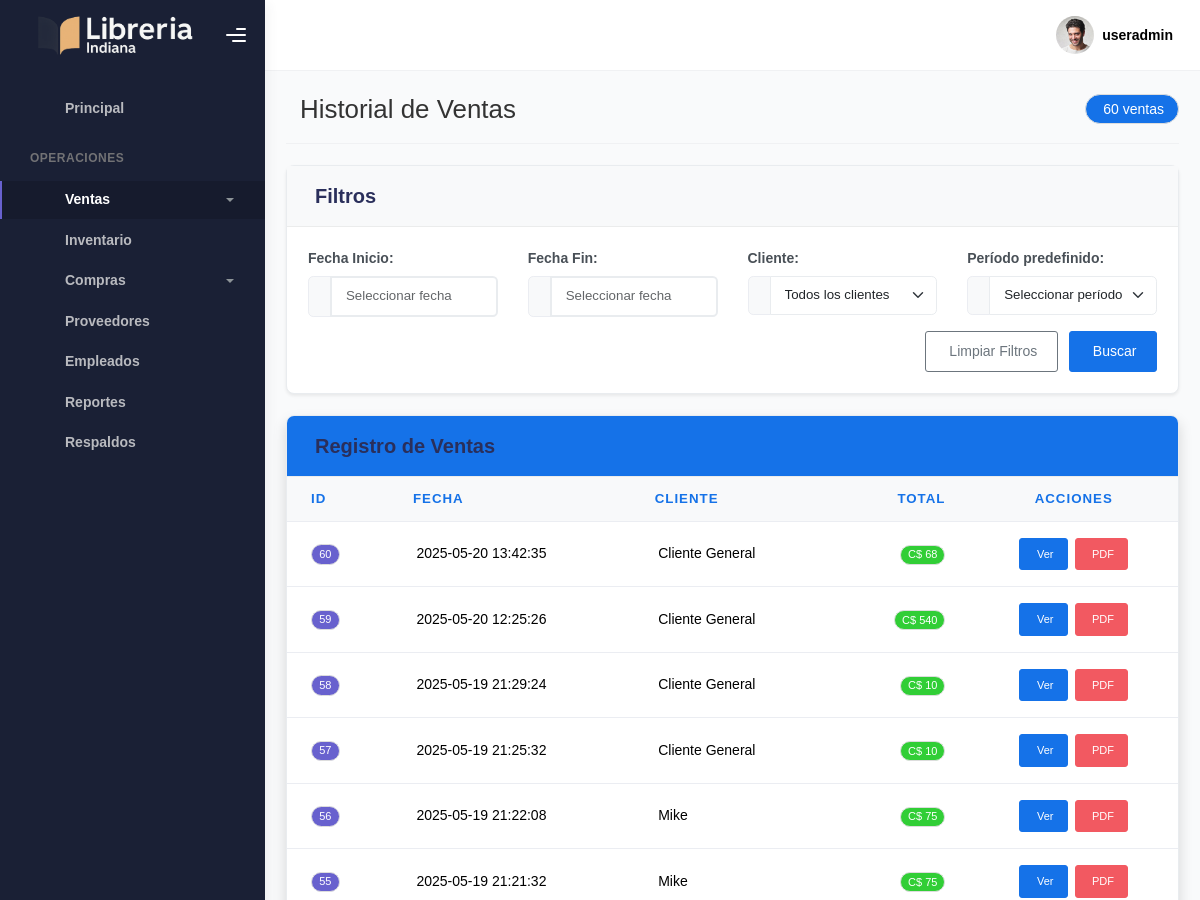
Page /historial (signed in, upper part) on the earlier database version.
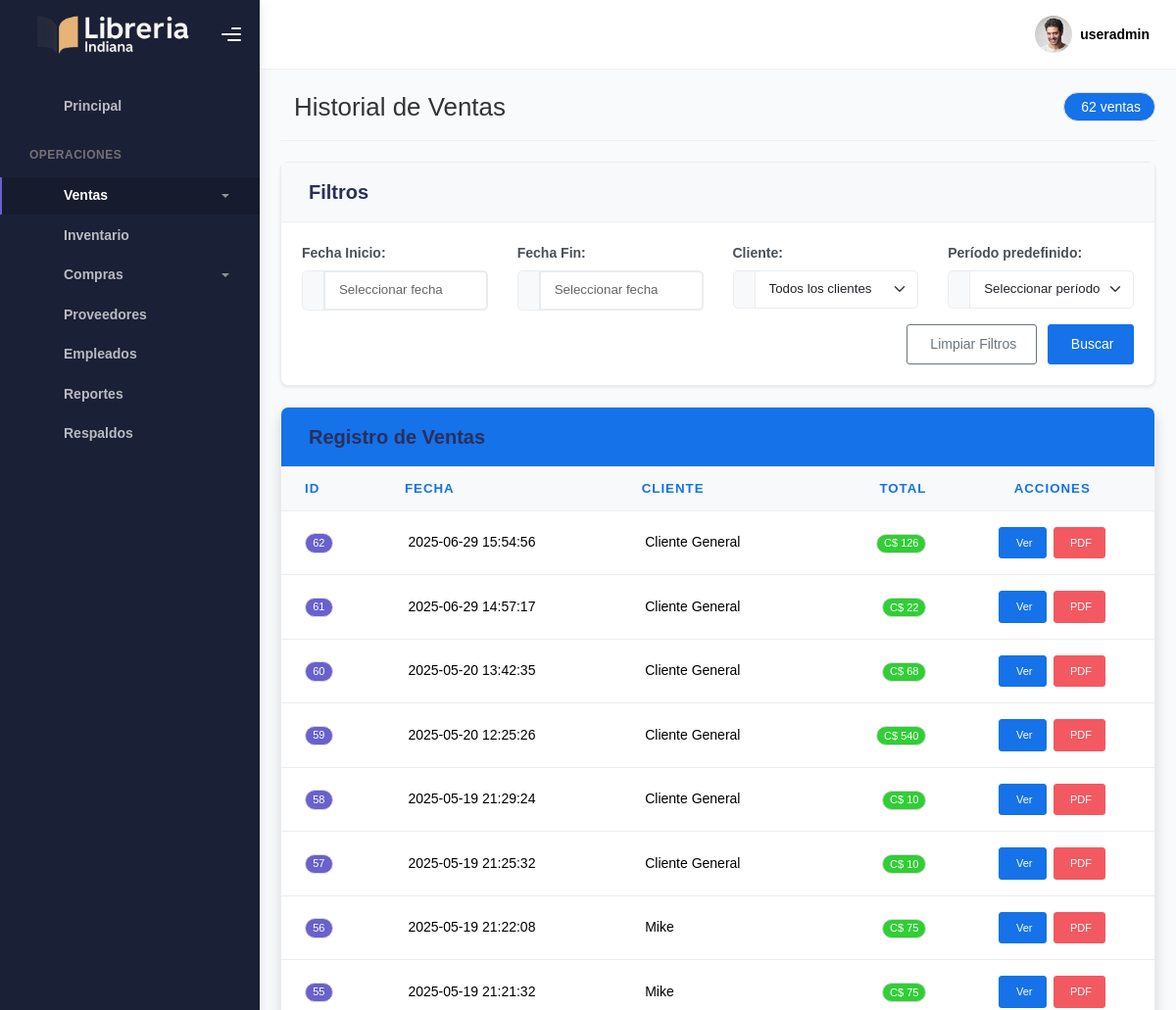
Same page on the later database version.
### tables this page shows
CREATE TABLE Venta (
    IDVenta INTEGER PRIMARY KEY AUTOINCREMENT,
    Fecha DATETIME,
    Total DECIMAL NOT NULL,
    IDEmpleado INTEGER,
    IDCliente INTEGER,
    IDSucursal INTEGER, MetodoPago TEXT, Descuento REAL,
    FOREIGN KEY (IDEmpleado) REFERENCES Empleado(IDEmpleado),
    FOREIGN KEY (IDCliente) REFERENCES Cliente(IDCliente),
    FOREIGN KEY (IDSucursal) REFERENCES Sucursal(IDSucursal)
);

### app/blueprints/ventas/routes.py (the view, shortened to what this page needs)
@ventas_bp.route("/historial", methods=["GET", "POST"])
@role_required(['admin', 'gerente', 'vendedor'])
def historial():
    ventas = obtener_ventas("todas")
    clientes = obtener_clientes()
    return render_template("ventas/ventas.html", ventas=ventas, clientes=clientes)

### app/blueprints/ventas/routes.py (called while the page is built)
def obtener_clientes():
    conexion = get_db_connection()
    cursor = conexion.cursor()
    cursor.execute("SELECT IDCliente, NombreCompleto FROM Cliente ORDER BY NombreCompleto")
    clientes = [{"IDCliente": row[0], "NombreCompleto": row[1]} for row in cursor.fetchall()]
    conexion.close()
    return clientes

### app/utils/__init__.py (called while the page is built)
def role_required(roles):
    def decorator(f):
        @wraps(f)
        def decorated_function(*args, **kwargs):
            if session.get("user_id") is None:
                return redirect(url_for('auth.login'))
            user_role = session.get("role")
            if user_role not in roles and user_role != 'admin':
                abort(403)  # Forbidden
            return f(*args, **kwargs)
        return decorated_function
    return decorator

### app/utils/db.py (called while the page is built)
def get_db_connection():
    conn = sqlite3.connect(current_app.config['DATABASE_PATH'])
    conn.row_factory = sqlite3.Row
    return conn

### app/blueprints/ventas/templates/ventas/ventas.html (shortened to what this page needs)
{% extends "layout.html" %}
{% block style %}
<link rel="stylesheet" href="https://cdn.jsdelivr.net/npm/flatpickr/dist/flatpickr.min.css">
<link rel="stylesheet" href="https://cdn.datatables.net/1.11.5/css/dataTables.bootstrap5.min.css">
{% endblock %}
{% block main %}
<div class="container-fluid">
    <div class="d-flex justify-content-between align-items-center mb-4 pb-3 border-bottom">
        <h2 class="m-0 d-flex align-items-center">
            Historial de Ventas
        </h2>
        <span class="badge bg-primary rounded-pill px-3 py-2 fs-6">
            {{ ventas|length }} ventas
        </span>
    </div>
    <div class="card filter-card shadow-sm mb-4">
        <div class="card-header bg-light">
            <h5 class="card-title mb-0">
                Filtros
            </h5>
        </div>
        <div class="card-body">
            <form id="filtroForm" class="row g-3">
                <div class="col-md-3">
                    <label for="fechaInicio" class="form-label fw-bold">Fecha Inicio:</label>
                    <div class="input-group">
                        <span class="input-group-text bg-light">
                        </span>
                        <input type="text" class="form-control datepicker" id="fechaInicio" placeholder="Seleccionar fecha">
                    </div>
                </div>
                <div class="col-md-3">
                    <label for="fechaFin" class="form-label fw-bold">Fecha Fin:</label>
                    <div class="input-group">
                        <span class="input-group-text bg-light">
                        </span>
                        <input type="text" class="form-control datepicker" id="fechaFin" placeholder="Seleccionar fecha">
                    </div>
                </div>
                <div class="col-md-3">
                    <label for="cliente" class="form-label fw-bold">Cliente:</label>
                    <div class="input-group">
                        <span class="input-group-text bg-light">
                        </span>
                        <select class="form-select" id="cliente">
                            <option value="">Todos los clientes</option>
                        </select>
                    </div>
                </div>
                <div class="col-md-3">
                    <label for="periodo" class="form-label fw-bold">Período predefinido:</label>
                    <div class="input-group">
                        <span class="input-group-text bg-light">
                        </span>
                        <select class="form-select" id="periodo">
                            <option value="">Seleccionar período</option>
                        </select>
                    </div>
                </div>
                <div class="col-12 text-end">
                    <button type="button" id="btnLimpiarFiltros" class="btn btn-outline-secondary me-2">
                        Limpiar Filtros
                    </button>
                    <button type="button" id="btnFiltrar" class="btn btn-primary">
                        Buscar
                    </button>
                </div>
            </form>
        </div>
    </div>
    <div class="card data-card shadow">
        <div class="card-header bg-primary text-white py-3">
            <h5 class="card-title mb-0">
                Registro de Ventas
            </h5>
        </div>
        <div class="card-body p-0">
            <div class="table-responsive">
                <table class="table table-hover mb-0" id="tablaVentas">
                    <thead class="table-light">
                        <tr>
                            <th class="fw-bold text-primary border-bottom">ID</th>
                            <th class="fw-bold text-primary border-bottom">Fecha</th>
                            <th class="fw-bold text-primary border-bottom">Cliente</th>
                            <th class="fw-bold text-primary border-bottom text-end">Total</th>
                            <th class="fw-bold text-primary border-bottom text-center">Acciones</th>
                        </tr>
                    </thead>
                    <tbody id="tabla-ventas">
                        {% if ventas|length > 0 %}
                            {% for venta in ventas %}
                            <tr>
                                <td class="align-middle">
                                    <span class="badge bg-secondary">{{ venta.id }}</span>
                                </td>
                                <td class="align-middle">
                                    {{ venta.fecha }}
                                </td>
                                <td class="align-middle">
                                    {{ venta.cliente if venta.cliente else 'Cliente General' }}
                                </td>
                                <td class="text-end align-middle">
                                    <span class="badge bg-success px-2 py-1">
                                        C$ {{ venta.total | round(2) }}
                                    </span>
                                </td>
                                <td class="text-center align-middle">
                                    <div class="d-flex gap-2 justify-content-center">
                                        <button class="btn btn-primary btn-sm ver-detalle" data-id="{{ venta.id }}">
                                            Ver
                                        </button>
                                        <button class="btn btn-danger btn-sm exportar-pdf" data-id="{{ venta.id }}">
                                            PDF
                                        </button>
                                    </div>
                                </td>
                            </tr>
                            {% endfor %}
                        {% endif %}
                    </tbody>
                </table>
            </div>
        </div>
    </div>
</div>
{% endblock %}

### app/templates/layout.html (shortened to what this page needs)
<!DOCTYPE html>
<html lang="en">
<head>
  <link href="https://cdn.jsdelivr.net/npm/@mdi/font@6.5.95/css/materialdesignicons.min.css" rel="stylesheet">
  <link rel="stylesheet" href="{{ url_for('static', filename='css/bootstrap.min.css') }}" />
  <link rel="stylesheet" href="{{ url_for('static', filename='css/plugins.min.css') }}" />
  <link rel="stylesheet" href="{{ url_for('static', filename='css/kaiadmin.min.css') }}" />
  <link href="https://cdn.jsdelivr.net/npm/bootstrap-icons@1.11.1/font/bootstrap-icons.css" rel="stylesheet">
  <link rel="stylesheet" href="{{ url_for('static', filename='css/demo.css') }}" />
  {% block style %} {% endblock %}
</head>
<body>
  <div class="wrapper">
    {% set current_path = request.path %}
    <div class="sidebar" data-background-color="dark">
      <div class="sidebar-logo">
        <div class="logo-header" data-background-color="dark">
          <a href="{{ url_for('dashboard.index') }}" class="logo">
            <img src="{{ url_for('static', filename='img/logo_claro.png') }}" alt="navbar brand"
              class="navbar-brand" height="20" />
          </a>
          <div class="nav-toggle">
            <button class="btn btn-toggle toggle-sidebar">
              <i class="gg-menu-right"></i>
            </button>
          </div>
        </div>
      </div>
      <div class="sidebar-wrapper scrollbar scrollbar-inner">
        <div class="sidebar-content">
          <ul class="nav nav-secondary">
            <li class="nav-item {% if current_path == url_for('dashboard.index') %}active{% endif %}">
              <a href="{{ url_for('dashboard.index') }}"
                aria-expanded="false">
                <p>Principal</p>
              </a>
            </li>
            <li class="nav-section">
              <h4 class="text-section">Operaciones</h4>
            </li>
            <li class="nav-item {% if current_path in [url_for('ventas.catalogo'), url_for('ventas.historial')] %}active{% endif %}">
              <a data-bs-toggle="collapse" href="#ventas">
                <p>Ventas</p>
                <span class="caret"></span>
              </a>
            </li>
            <li class="nav-item {% if current_path == url_for('inventario.mostrar_stock') %}active{% endif %}">
              <a href="{{ url_for('inventario.mostrar_stock') }}">
                <p>Inventario</p>
              </a>
            </li>
            <li class="nav-item {% if request.blueprint == 'compras' %}active{% endif %}">
              <a data-bs-toggle="collapse" href="#compras">
                <p>Compras</p>
                <span class="caret"></span>
              </a>
            </li>
            <li class="nav-item {% if current_path == url_for('admin.proveedores') %}active{% endif %}">
              <a href="{{ url_for('admin.proveedores') }}">
                <p>Proveedores</p>
              </a>
            </li>
            <li class="nav-item {% if current_path == url_for('admin.employees') %}active{% endif %}">
              <a href="{{ url_for('admin.employees') }}">
                <p>Empleados</p>
              </a>
            </li>
            <li class="nav-item {% if current_path == url_for('ventas.reporte') %}active{% endif %}">
              <a href="{{ url_for('ventas.reporte') }}">
                <p>Reportes</p>
              </a>
            </li>
            <li class="nav-item {% if current_path == url_for('backup.index') %}active{% endif %}">
              <a href="{{ url_for('backup.index') }}">
                <p>Respaldos</p>
              </a>
            </li>
          </ul>
        </div>
      </div>
    </div>
    <div class="main-panel">
      <div class="main-header">
        <nav class="navbar navbar-header navbar-header-transparent navbar-expand-lg border-bottom">
          <div class="container-fluid">
            <ul class="navbar-nav topbar-nav ms-md-auto align-items-center">
              <li class="nav-item topbar-user dropdown hidden-caret">
                <a class="dropdown-toggle profile-pic" data-bs-toggle="dropdown" href="#" aria-expanded="false">
                  <div class="avatar-sm">
                    <img src="{{ url_for('static', filename='img/profile.jpg') }}" alt="..."
                      class="avatar-img rounded-circle" />
                  </div>
                  <span class="profile-username">
                    <span class="fw-bold">{{ session.get('username', 'Usuario') }}</span>
                  </span>
                </a>
              </li>
            </ul>
          </div>
        </nav>
      </div>
      <div class="container">
        {% block main %} {% endblock %}
      </div>
    </div>
  </div>
</body>
</html>

### app/templates/layout.html (style rules this page uses)
.navbar-brand { width: 180px; height: 100%; object-fit: contain; }

### app/blueprints/ventas/templates/ventas/ventas.html (style rules this page uses)
body { color: #333333; background-color: #f9fafb; }
.container-fluid { padding: 1.5rem; }
.filter-card { border-radius: 8px; border: 1px solid #e9ecef; box-shadow: 0 4px 6px rgba(0, 0, 0, 0.05); background-color: white; margin-bottom: 1.5rem; }
.filter-card .card-header { background-color: white; border-bottom: 1px solid #e9ecef; padding: 1rem 1.5rem; font-weight: 600; }
.filter-card .card-body { padding: 1.5rem; }
.filter-card .form-control, .filter-card .form-select { border-color: #e9ecef; padding: 0.6rem 1rem; font-size: 0.95rem; box-shadow: none; transition: all 0.3s ease; }
.data-card { border-radius: 8px; border: 1px solid #e9ecef; box-shadow: 0 4px 6px rgba(0, 0, 0, 0.05); background-color: white; margin-bottom: 1.5rem; overflow: hidden; }
.data-card .card-header { background-color: white; border-bottom: 1px solid #e9ecef; padding: 1rem 1.5rem; font-weight: 600; display: flex; justify-content: space-between; align-items: center; }
.data-card .card-body { padding: 0; }
.table-responsive { padding: 0; }
.btn-primary { background-color: #4361ee; border-color: #4361ee; }
.badge { padding: 0.35em 0.65em; font-weight: 500; border-radius: 30px; }

Differences in the rows shown:
added Venta: id "62", fecha "2025-06-29 15:54:56", cliente "Cliente General", total "126"
added Venta: id "61", fecha "2025-06-29 14:57:17", cliente "Cliente General", total "22"
Other differences:
{{ ventas|length }}: "60" → "62"
